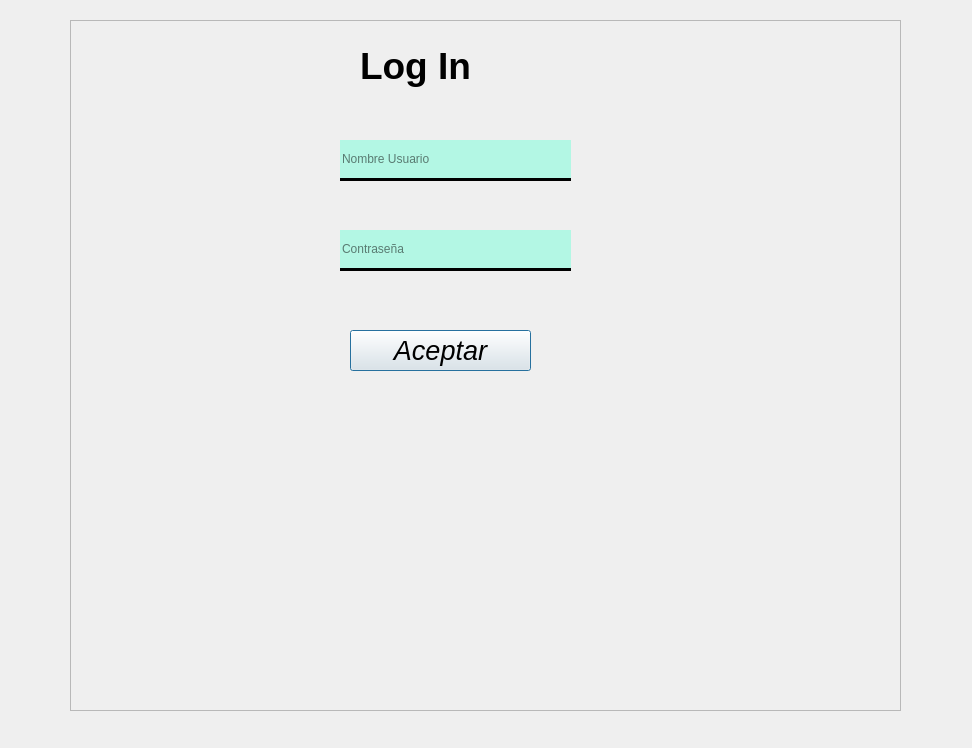
<?xml version="1.0" encoding="UTF-8"?>
<ui version="4.0">
 <class>Dialog</class>
 <widget class="QDialog" name="Dialog">
  <property name="geometry">
   <rect>
    <x>0</x>
    <y>0</y>
    <width>972</width>
    <height>748</height>
   </rect>
  </property>
  <property name="windowTitle">
   <string>Dialog</string>
  </property>
  <widget class="QFrame" name="frame">
   <property name="geometry">
    <rect>
     <x>70</x>
     <y>20</y>
     <width>831</width>
     <height>691</height>
    </rect>
   </property>
   <property name="frameShape">
    <enum>QFrame::StyledPanel</enum>
   </property>
   <property name="frameShadow">
    <enum>QFrame::Raised</enum>
   </property>
   <widget class="QLabel" name="inicio_sesion">
    <property name="geometry">
     <rect>
      <x>290</x>
      <y>10</y>
      <width>211</width>
      <height>71</height>
     </rect>
    </property>
    <property name="font">
     <font>
      <pointsize>28</pointsize>
      <weight>75</weight>
      <bold>true</bold>
     </font>
    </property>
    <property name="text">
     <string>Log In</string>
    </property>
   </widget>
   <widget class="QLineEdit" name="nombre_usuario">
    <property name="geometry">
     <rect>
      <x>270</x>
      <y>120</y>
      <width>231</width>
      <height>41</height>
     </rect>
    </property>
    <property name="styleSheet">
     <string notr="true">background-color: rgba(117, 255, 216, 125);
border: none;
border-bottom: 3px solid rgb(0, 0, 0);</string>
    </property>
    <property name="placeholderText">
     <string>Nombre Usuario</string>
    </property>
   </widget>
   <widget class="QLineEdit" name="nombre_contrasenia">
    <property name="geometry">
     <rect>
      <x>270</x>
      <y>210</y>
      <width>231</width>
      <height>41</height>
     </rect>
    </property>
    <property name="styleSheet">
     <string notr="true">background-color: rgba(117, 255, 216, 125);
border: none;
border-bottom: 3px solid rgb(0, 0, 0);</string>
    </property>
    <property name="echoMode">
     <enum>QLineEdit::PasswordEchoOnEdit</enum>
    </property>
    <property name="placeholderText">
     <string>Contraseña</string>
    </property>
   </widget>
   <widget class="QPushButton" name="aceptar">
    <property name="geometry">
     <rect>
      <x>280</x>
      <y>310</y>
      <width>181</width>
      <height>41</height>
     </rect>
    </property>
    <property name="font">
     <font>
      <pointsize>20</pointsize>
      <italic>true</italic>
     </font>
    </property>
    <property name="text">
     <string>Aceptar</string>
    </property>
   </widget>
  </widget>
 </widget>
 <resources/>
 <connections/>
</ui>
